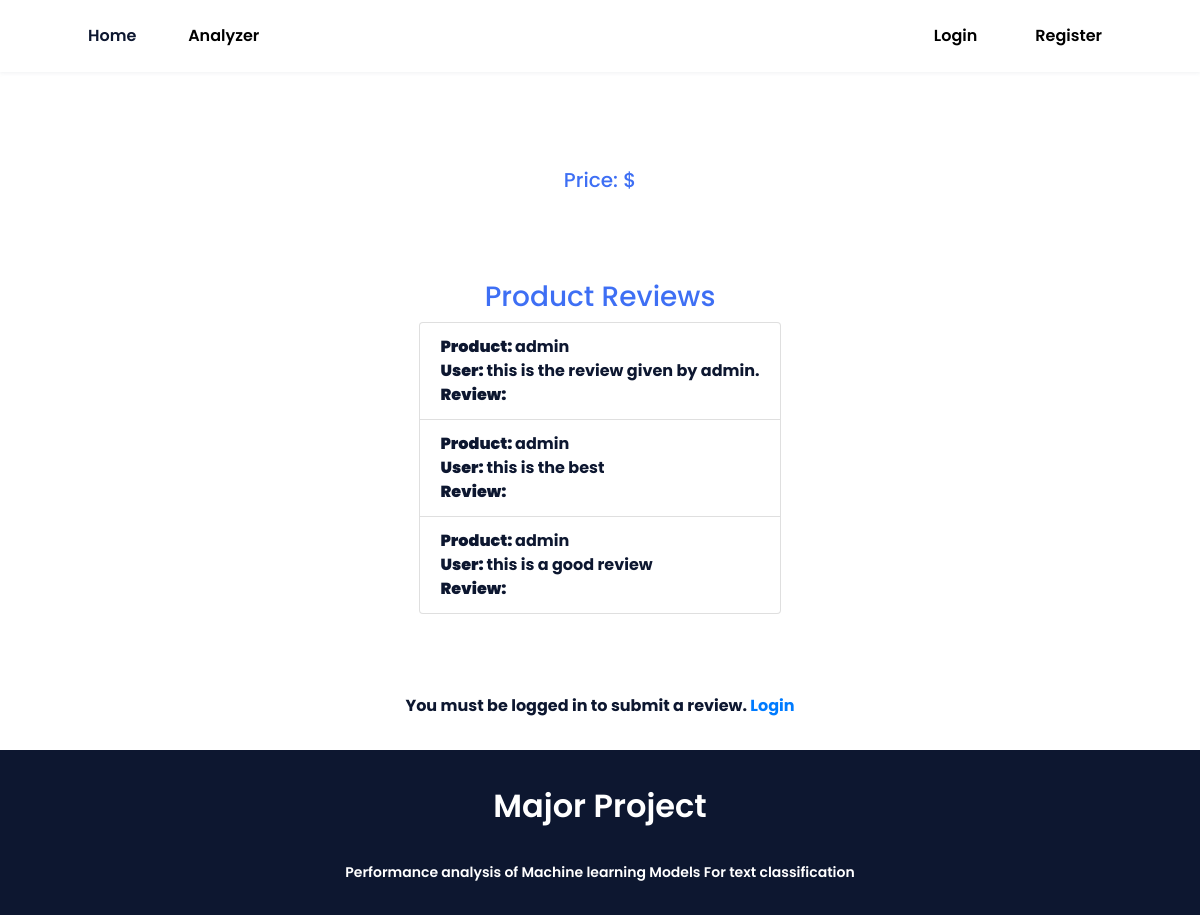
Page /product/1 on the committed database.
### tables this page shows
CREATE TABLE reviews (
        id INTEGER PRIMARY KEY AUTOINCREMENT,
        product_id INTEGER NOT NULL,
        user_id INTEGER NOT NULL,
        review_text TEXT NOT NULL, rating integer,
        FOREIGN KEY (product_id) REFERENCES products (id),
        FOREIGN KEY (user_id) REFERENCES users (id)
    );

CREATE TABLE users (
        id INTEGER PRIMARY KEY AUTOINCREMENT,
        username TEXT NOT NULL,
        password TEXT NOT NULL,
        is_admin INTEGER NOT NULL DEFAULT 0
    );

### app.py (the view, shortened to what this page needs)
@app.route('/product/<int:product_id>', methods=['GET', 'POST'])
def product_details(product_id):
    conn = sqlite3.connect(DB_NAME)
    cursor = conn.cursor()
    cursor.execute("SELECT * FROM products WHERE id=?", (product_id,))
    product = cursor.fetchone()
    cursor.execute(
        "SELECT users.username, reviews.review_text FROM reviews INNER JOIN users ON reviews.user_id=users.id WHERE reviews.product_id=?", (product_id,))
    reviews = cursor.fetchall()
    conn.close()
    return render_template('product_details.html', product=product, reviews=reviews)

### templates/product_details.html (shortened to what this page needs)
{% extends 'index.html' %}
{% block content %}
<link rel="stylesheet" href="/static/css/styles.css" />
<main class="l-main">
    <section class="home bd-grid col-6" id="home">
        <div>
            <h5 class="subtext">Price: ${{ product[2] }}</h5>
        </div>
        <div class="contact__container bd-grid container rounded float-end ">
            <h3 class="subtext" style="text-align: center;">Product Reviews</h3>
            {% if reviews %}
            <ul class="list-group ">
                {% for review in reviews %}
                <li class="list-group-item ">
                    <strong>Product: </strong>{{ review[0] }}<br>
                    <strong>User: </strong>{{ review[1] }}<br>
                    <strong>Review: </strong>{{ review[2] }}
                </li>
                {% endfor %}
            </ul>
            {% else %}
            <p>No reviews available.</p>
            {% endif %}
        </div>
        <div class="contact__container bd-grid">
            {% if 'user_id' in session %}
            <h3 class="section-title">Write a Review</h3>
            <form method="post" class="contact__form">
                <div >
                    <textarea class="contact__input" name="review" placeholder="Write your review" required></textarea>
                    <br>
                    <button class="contact__button button" type="submit">Submit Review</button>
                </div>
            </form>
            {% else %}
            <p>You must be logged in to submit a review. <a href="{{ url_for('login') }}">Login</a></p>
            {% endif %}
        </div>
    </section>
</main>
{% endblock %}

### static/css/styles.css (style rules this page uses)
:root { --header-height: 3rem; --font-semi: 600; --hue-color: 224; --first-color: hsl(var(--hue-color), 89%, 60%); --second-color: hsl(var(--hue-color), 56%, 12%); --body-font: 'Poppins', sans-serif; --big-font-size: 2rem; --h2-font-size: 1.25rem; --normal-font-size: .938rem; --smaller-font-size: .75rem; --mb-2: 1rem; --mb-4: 2rem; --mb-5: 2.5rem; --mb-6: 3rem; --z-back: -10; --z-fixed: 100; }
@media screen and (min-width: 968px) { :root { --big-font-size: 3.5rem; --h2-font-size: 2rem; --normal-font-size: 1rem; --smaller-font-size: .875rem; } }
html { scroll-behavior: smooth; }
body { margin: var(--header-height) 0 0 0; font-family: var(--body-font); font-size: var(--normal-font-size); color: var(--second-color); }
h1, h2, p { margin: 0; }
ul { margin: 0; padding: 0; list-style: none; }
a { text-decoration: none; }
.subtext { text-align: center; color: var(--first-color); }
.bd-grid { max-width: 1024px; display: grid; margin-left: var(--mb-2); margin-right: var(--mb-2); }
.home { font-weight: bold; position: relative; row-gap: 5rem; padding: 4rem 0 5rem; }
@media screen and (min-width: 576px) { .home { padding: 4rem 0 2rem; } }
@media screen and (min-width: 576px) { .contact__container { justify-items: center; } }
@media screen and (min-width: 768px) { body { margin: 0; } }
@media screen and (min-width: 768px) { .home { padding: 8rem 0 2rem; } }
@media screen and (min-width: 992px) { .bd-grid { margin-left: auto; margin-right: auto; } }
@media screen and (min-width: 992px) { .home { padding: 10rem 0 2rem; } }

### static/style.css (style rules this page uses)
body { font-family: Arial, sans-serif; margin: 0; padding: 0; }

### rows in the picture
reviews: username "admin", review_text "this is the review given by admin."
reviews: username "admin", review_text "this is the best"
reviews: username "admin", review_text "this is a good review"
